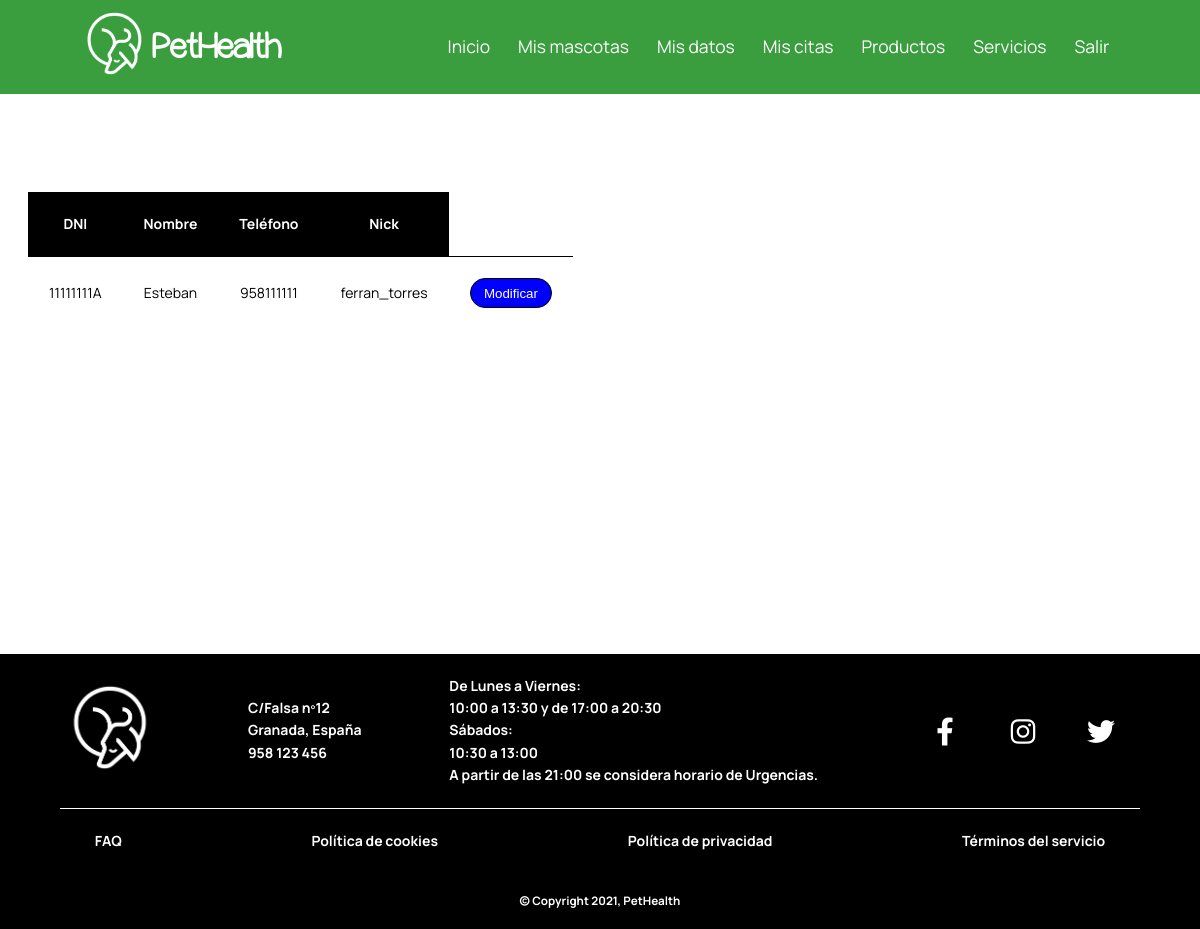
The app's page /paginas/duenios/duenios.php (signed in) with its own data.
### paginas/duenios/duenios.php (the view, shortened to what this page needs)
<!DOCTYPE html>
<html lang="es">
<head>
    <link rel="stylesheet" href="https://cdnjs.cloudflare.com/ajax/libs/font-awesome/6.0.0-beta2/css/all.min.css"/>
    <link rel="stylesheet" href="../../css/estilos.css">
</head>
<body>
    <?php
        require_once("../../php/funciones.php");
        $conexion=conectarServidor();
    ?>
    <main>
    <section id="duenios">
    <?php
        if(!isset($_GET['busqueda'])){
            if($_SESSION["dni"]==="000000000"){
                $consulta_duenio="SELECT dni,nombre,telefono,nick FROM dueño WHERE dni<>'$_SESSION[dni]'";
            }else{
                $consulta_duenio="SELECT dni,nombre,telefono,nick FROM dueño WHERE dni='$_SESSION[dni]'";
            }
            $resultado=$conexion->query($consulta_duenio);
        }
        $filas_devueltas=$resultado->num_rows;
        if($filas_devueltas===0){
            if(isset($busqueda)){
                echo "<h2>No hay dueños que coincidan con la búsqueda</h2>";
            }else{
                echo "<h2>No hay dueños que mostrar</h2>";
            }
        }else{
            echo "<table>";
            echo "<tr><th>DNI</th><th>Nombre</th><th>Teléfono</th><th>Nick</th></tr>";
            if(isset($busqueda)){
                while ($resultado->fetch()){
                    echo "<tr>
                            <td>$dni</td>
                            <td>$nombre</td>";
                            if($telefono===null){
                                echo "<td>Pendiente</td>";
                            }else{
                                echo "<td>$telefono</td>";
                            }
                    echo    "<td>$nick</td>
                                <td>
                                    <form action='modificar_duenio.php' method='POST'>
                                        <input type='hidden' name='dni' value='$dni'>
                                        <input class='modificar' type='submit' value='Modificar'>
                                    </form>
                                </td>
                        </tr>";
                }
                $resultado->close();
            }else{
                while($fila_duenio=$resultado->fetch_array(MYSQLI_ASSOC)){
                    echo "<tr>
                            <td>$fila_duenio[dni]</td>
                            <td>$fila_duenio[nombre]</td>";
                            if($fila_duenio["telefono"]===null){
                                echo "<td>Pendiente</td>";
                            }else{
                                echo "<td>$fila_duenio[telefono]</td>";
                            }
                    echo    "<td>$fila_duenio[nick]</td>
                            <td>
                            <form action='modificar_duenio.php' method='POST'>
                                <input type='hidden' name='dni' value='$fila_duenio[dni]'>
                                <input class='modificar' type='submit' value='Modificar'>
                            </form>
                        </td>
                    </tr>";
                }
            }
            echo "</table>";
        }
    ?>
    </section>
    </main>
</body>
</html>

### css/estilos.css (style rules this page uses)
:root { --principal: #3a9e3e; --oscuro: #296f2d; --claro: #d7ffd9; --muy-claro: #efffef; }
*, *::before, *::after { margin: 0; padding: 0; box-sizing: border-box; }
html,body { font-size: 14px; font-family: 'Manrope', sans-serif; line-height: 1.6; }
section:not(#banner) { max-width:1400px; margin: 0 auto; padding: 5em 2em; background-color: white; }
main { background-color: var(--muy-claro); min-height: 70vh; }
table { border-collapse: collapse; margin: 0 auto; margin-top: 2em; }
tr:nth-child(odd) { background-color: beige; }
tr:first-child { background-color: black; }
th { color: white; }
td, th { max-width: 150px; min-width: 150px; height: 150px; padding: 1.5em; text-align:center; }
td { border-top: solid 1px black; }
.modificar { color: white; background-color: blue; border-radius: 15px; padding: .5em 1em; border: 1px solid black; cursor: pointer; }
#duenios { min-height: 70vh; }
#duenios th, #duenios td { min-width: min-content; height: auto; }
@media screen and (max-width: 1250px) { #duenios table { display: block; overflow-x: auto; } }

### records on screen
dueño: dni "11111111A", nombre "Esteban", telefono "958111111", nick "ferran_torres"
